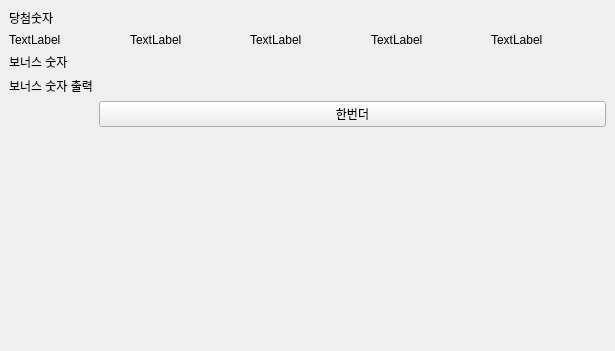
<?xml version="1.0" encoding="UTF-8"?>
<ui version="4.0">
 <class>MainWindow</class>
 <widget class="QMainWindow" name="MainWindow">
  <property name="geometry">
   <rect>
    <x>0</x>
    <y>0</y>
    <width>615</width>
    <height>351</height>
   </rect>
  </property>
  <property name="windowTitle">
   <string>MainWindow</string>
  </property>
  <widget class="QWidget" name="centralwidget">
   <layout class="QFormLayout" name="formLayout">
    <item row="0" column="0">
     <widget class="QLabel" name="label_3">
      <property name="text">
       <string>당첨숫자 </string>
      </property>
     </widget>
    </item>
    <item row="1" column="0" colspan="2">
     <layout class="QHBoxLayout" name="horizontalLayout">
      <property name="sizeConstraint">
       <enum>QLayout::SetNoConstraint</enum>
      </property>
      <item>
       <widget class="QLabel" name="win3">
        <property name="text">
         <string>TextLabel</string>
        </property>
       </widget>
      </item>
      <item>
       <widget class="QLabel" name="win5">
        <property name="text">
         <string>TextLabel</string>
        </property>
       </widget>
      </item>
      <item>
       <widget class="QLabel" name="win2">
        <property name="text">
         <string>TextLabel</string>
        </property>
       </widget>
      </item>
      <item>
       <widget class="QLabel" name="win1">
        <property name="text">
         <string>TextLabel</string>
        </property>
       </widget>
      </item>
      <item>
       <widget class="QLabel" name="win4">
        <property name="text">
         <string>TextLabel</string>
        </property>
       </widget>
      </item>
     </layout>
    </item>
    <item row="2" column="0">
     <widget class="QLabel" name="label_4">
      <property name="text">
       <string>보너스 숫자</string>
      </property>
     </widget>
    </item>
    <item row="3" column="0">
     <widget class="QLabel" name="bonus">
      <property name="text">
       <string>보너스 숫자 출력</string>
      </property>
     </widget>
    </item>
    <item row="4" column="1">
     <widget class="QPushButton" name="pushButton">
      <property name="text">
       <string>한번더</string>
      </property>
     </widget>
    </item>
   </layout>
  </widget>
 </widget>
 <resources/>
 <connections/>
</ui>
